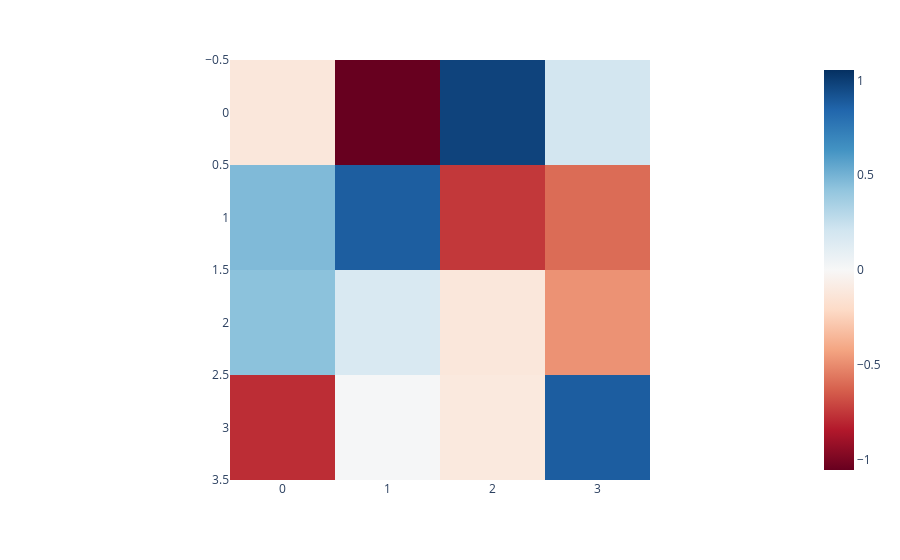

Notebook code for this chart:
### Markdown cell above
Next, we compute the interaction matrix for a given output feature. To do so, we consider one head output direction and combine that with both the left and right sides of the layer. We notice that the resulting matrix doesn't really seem interpretable. The reason for this is somewhat mathematical and can be found in the paper. Intuitively, there are some invariances in these interactions that actually don't contribute but can make interpretability harder. Luckily, we can remove those by symmetrizing the matrix as the commented line does. Afterward, we see that we have a clean interaction pattern.

### Code cell
# Compute the interaction matrix for a given output dimension
q = einsum(model.w_p[1], model.w_l, model.w_r, "hid, hid in1, hid in2 -> in1 in2")

# Symmetrize the interaction matrix, uncomment for a clean interaction matrix
# .mT is the transpose of the last two dimensions (which does not matter here but will in the future)
# q = 0.5 * (q + q.mT)
  
px.imshow(q, color_continuous_midpoint=0, color_continuous_scale="RdBu")

### Figure 1 — Plotly figure (JSON) as saved in the notebook; plotly's stock layout.template omitted (floating-point values rounded to 4 significant figures)
{"data": [{"coloraxis": "coloraxis", "hovertemplate": "x: %{x}<br>y: %{y}<br>color: %{z}<extra></extra>", "name": "0", "type": "heatmap", "xaxis": "x", "yaxis": "y", "z": [[-0.1229, -1.055, 0.9799, 0.1976], [0.4688, 0.8769, -0.7494, -0.596], [0.4367, 0.165, -0.1226, -0.4787], [-0.783, 0.01239, -0.108, 0.8781]]}], "layout": {"coloraxis": {"cmid": 0, "colorscale": [[0, "rgb(103,0,31)"], [0.1, "rgb(178,24,43)"], [0.2, "rgb(214,96,77)"], [0.3, "rgb(244,165,130)"], [0.4, "rgb(253,219,199)"], [0.5, "rgb(247,247,247)"], [0.6, "rgb(209,229,240)"], [0.7, "rgb(146,197,222)"], [0.8, "rgb(67,147,195)"], [0.9, "rgb(33,102,172)"], [1, "rgb(5,48,97)"]]}, "margin": {"t": 60}, "xaxis": {"anchor": "y", "constrain": "domain", "domain": [0, 1], "scaleanchor": "y"}, "yaxis": {"anchor": "x", "autorange": "reversed", "constrain": "domain", "domain": [0, 1]}}}
